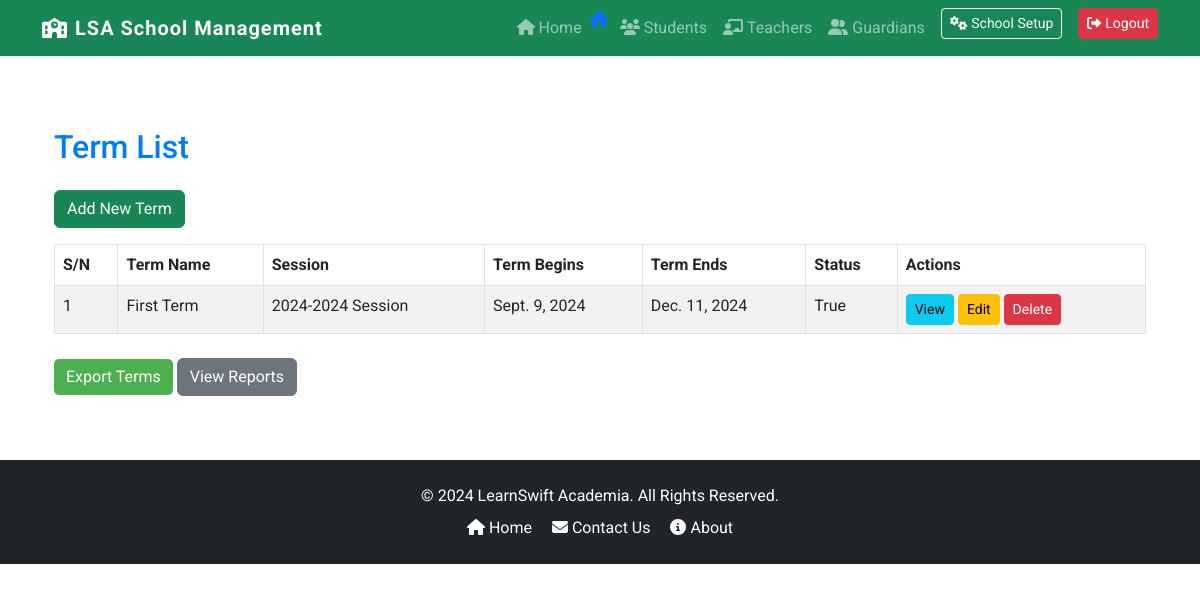
/terms/ (signed in), run on an earlier commit of the app's database.
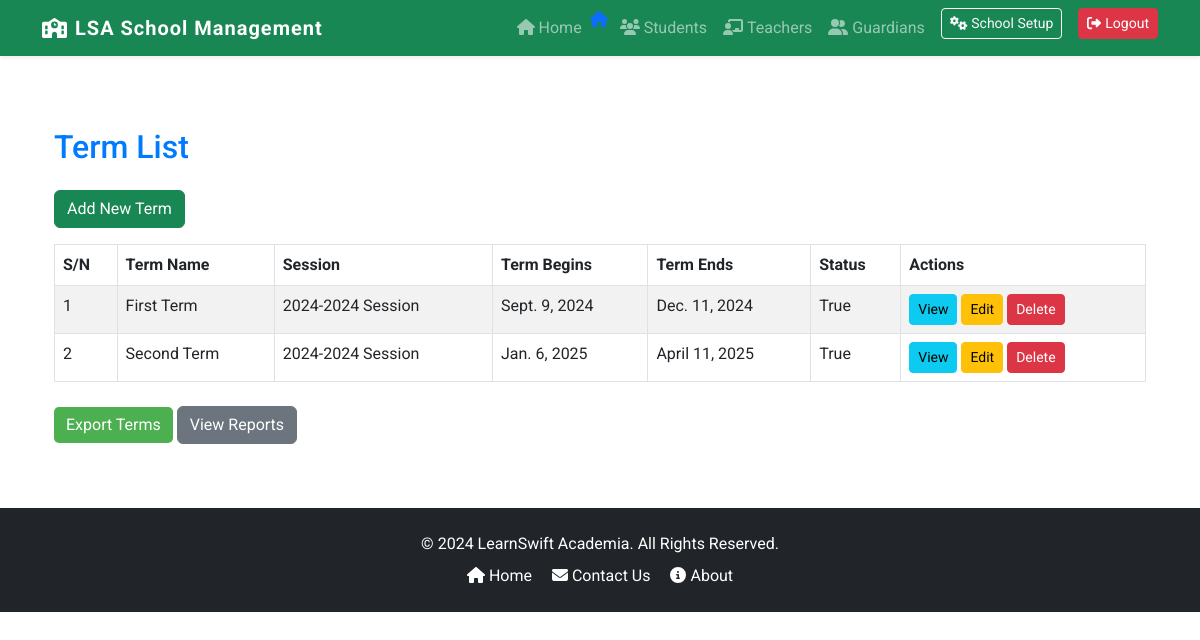
And on a later commit of the database.
### core/models.py (models this page shows, shortened)
class Term(models.Model):
    TERM_OPTIONS = [
        ('First Term', 'First'),
        ('Second Term', 'Second'),
        ('Third Term', 'Third'),
    ]
    session = models.ForeignKey(Session, related_name='terms', on_delete=models.CASCADE)
    name = models.CharField(max_length=20, choices=TERM_OPTIONS)
    start_date = models.DateField()
    end_date = models.DateField()
    is_active = models.BooleanField(default=True)

class Session(models.Model):
    start_date = models.DateField()
    end_date = models.DateField()
    is_active = models.BooleanField(default=True)
    @property
    def name(self):
        start_year = self.start_date.year
        end_year = self.end_date.year
        return f"{start_year}-{end_year} Session"
    def __str__(self):
        return self.name

### core/views.py (the view)
# urls.py: path('terms/', TermListView.as_view(), name='term_list'),
class TermListView(AdminRequiredMixin, ListView):
    template_name = 'setup/term_list.html'
    def get(self, request):
        terms = Term.objects.all()
        return render(request, self.template_name, {'terms': terms})

### core/views.py (called while the page is built)
    def test_func(self):
        return self.request.user.is_superuser

### core/templates/setup/term_list.html (shortened to what this page needs)
{% extends 'base.html' %}
{% block content %}
<div class="container mt-4">
    <h2 class="mb-4">Term List</h2>
    <a href="{% url 'term_create' %}" class="btn btn-success mb-3">Add New Term</a>
    <table class="table table-striped table-bordered">
        <thead class="thead-dark">
            <tr>
                <th>S/N</th>
                <th>Term Name</th>
                <th>Session</th>
                <th>Term Begins</th>
                <th>Term Ends</th>
                <th>Status</th>
                <th>Actions</th>
            </tr>
        </thead>
        <tbody>
            {% for term in terms %}
            <tr>
                <td>{{ forloop.counter }}</td>
                <td>{{ term.name }} </td>
                <td>{{ term.session }}</td>
                <td>{{ term.start_date }}</td>
                <td>{{ term.end_date }}</td>
                <td>{{ term.is_active }}</td>
                <td>
                    <a href="{% url 'term_detail' term.id %}" class="btn btn-info btn-sm">View</a>
                    <a href="{% url 'term_update' term.id %}" class="btn btn-warning btn-sm">Edit</a>
                    <form action="{% url 'term_delete' term.id %}" method="POST" style="display:inline;">
                        <button type="submit" class="btn btn-danger btn-sm" onclick="return confirm('Are you sure you want to delete this term?');">Delete</button>
                    </form>
                </td>
            </tr>
            {% endfor %}
        </tbody>
    </table>
    <div class="mt-4">
      <a href="#" class="btn btn-primary">Export Terms</a>
      <a href="#" class="btn btn-secondary">View Reports</a>
    </div>
</div>
{% endblock %}

What changed in the data, as far as the page shows it:
added Term: name "Second Term", session "2024-2024 Session", start_date "Jan. 6, 2025", end_date "April 11, 2025", is_active "True"
